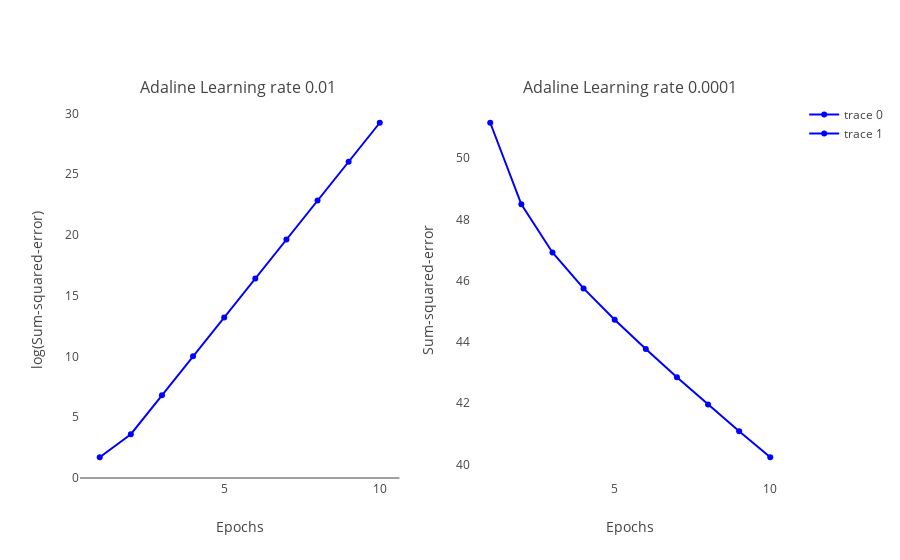

The notebook cell this image was saved under:
### Code cell
ada1 = AdalineGD(eta = 0.01, n_iter = 10).fit(X,y)
ada2 = AdalineGD(eta = 0.0001, n_iter = 10).fit(X,y)
# Create a trace
trace1 = go.Scatter(
    x = list(range(1, len(ada1.cost_) + 1)),
    y = np.log10(ada1.cost_),
    mode = 'lines+markers',
    marker = dict(color = 'blue')
)
trace2 = go.Scatter(
    x = list(range(1, len(ada2.cost_) + 1)),
    y = ada2.cost_,
    mode = 'lines+markers',
    marker = dict(color = 'blue')
)

fig = tools.make_subplots(rows=1, cols=2, subplot_titles=('Adaline Learning rate 0.01 ',
                                                          'Adaline Learning rate 0.0001'),print_grid=False)

fig.append_trace(trace1, 1, 1)
fig.append_trace(trace2, 1, 2)

fig['layout']['xaxis1'].update(title='Epochs',showgrid= False)
fig['layout']['xaxis2'].update(title='Epochs',showgrid= False)


fig['layout']['yaxis1'].update(title='log(Sum-squared-error)',showgrid= False)
fig['layout']['yaxis2'].update(title='Sum-squared-error',showgrid= False)



iplot(fig)

### Figure 1 — Plotly figure (JSON) as saved in the notebook; plotly's stock layout.template omitted (floating-point values rounded to 4 significant figures)
{"data": [{"marker": {"color": "blue"}, "mode": "lines+markers", "type": "scatter", "x": [1, 2, 3, 4, 5, 6, 7, 8, 9, 10], "xaxis": "x1", "y": [1.709, 3.605, 6.808, 10.01, 13.21, 16.42, 19.62, 22.82, 26.03, 29.23], "yaxis": "y1"}, {"marker": {"color": "blue"}, "mode": "lines+markers", "type": "scatter", "x": [1, 2, 3, 4, 5, 6, 7, 8, 9, 10], "xaxis": "x2", "y": [51.16, 48.49, 46.92, 45.75, 44.72, 43.77, 42.85, 41.96, 41.08, 40.23], "yaxis": "y2"}], "layout": {"annotations": [{"font": {"size": 16}, "showarrow": false, "text": "Adaline Learning rate 0.01 ", "x": 0.225, "xanchor": "center", "xref": "paper", "y": 1, "yanchor": "bottom", "yref": "paper"}, {"font": {"size": 16}, "showarrow": false, "text": "Adaline Learning rate 0.0001", "x": 0.775, "xanchor": "center", "xref": "paper", "y": 1, "yanchor": "bottom", "yref": "paper"}], "xaxis1": {"anchor": "y1", "domain": [0, 0.45], "showgrid": false, "title": "Epochs"}, "xaxis2": {"anchor": "y2", "domain": [0.55, 1], "showgrid": false, "title": "Epochs"}, "yaxis1": {"anchor": "x1", "domain": [0, 1], "showgrid": false, "title": "log(Sum-squared-error)"}, "yaxis2": {"anchor": "x2", "domain": [0, 1], "showgrid": false, "title": "Sum-squared-error"}}}
